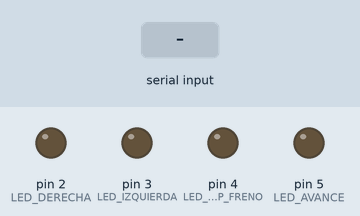
Recording of a sketch running on a simulated Arduino Uno, built with avr-gcc and run on an emulated ATmega328P. Parts: output pins drawn as LEDs (lit = HIGH). The inputs (shaded band) are chosen by the test bench.

Above: at 1.2 s.
1.3 s: "STOP\n" received over Serial
At 1.9 s:
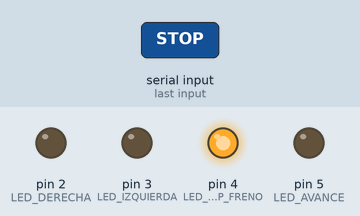
2.8 s: "AVANCE\n" received over Serial
At 3.1 s:
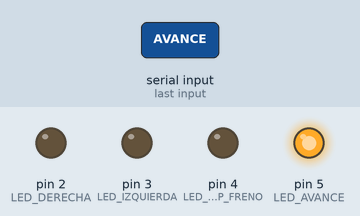
4.3 s: "DERECHA\n" received over Serial
At 5.4 s:
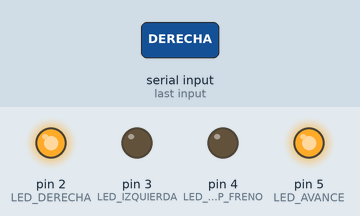
5.8 s: "IZQUIERDA\n" received over Serial
At 6.6 s:
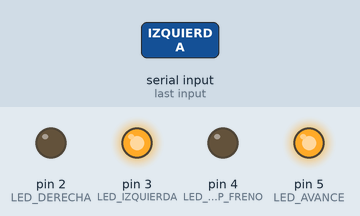
7.3 s: "INTERMITENTE\n" received over Serial
At 7.9 s:
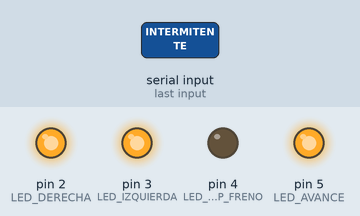
Timing chart, 0 to 9.8 s (numbered marks = the images above; inputs shaded):
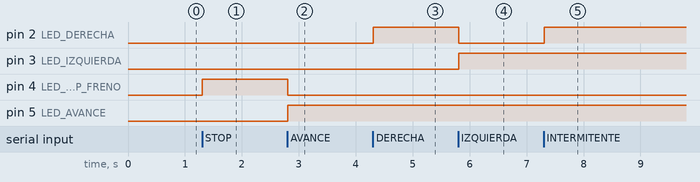

The sketch:

ArduinoUno.ino
```cpp
// ---------------------- DEFINICIÓN DE PINES LED ----------------------
const int LED_DERECHA = 2;
const int LED_IZQUIERDA = 3;
const int LED_STOP_FRENO = 4;
const int LED_AVANCE = 5;

// Variable para almacenar el comando recibido del Wemos
String comandoRecibido = "";
// Tiempos para el parpadeo de intermitentes
unsigned long lastBlinkTime = 0;
const int BLINK_INTERVAL = 250; // Intervalo de 250 ms

// ---------------------- SETUP ----------------------

void setup() {
  // Inicializar la comunicación serial (DEBE coincidir con el Wemos)
  Serial.begin(9600);

  pinMode(LED_DERECHA, OUTPUT);
  pinMode(LED_IZQUIERDA, OUTPUT);
  pinMode(LED_STOP_FRENO, OUTPUT);
  pinMode(LED_AVANCE, OUTPUT);

  apagarTodosLosLeds();
}

// ---------------------- FUNCIONES AUXILIARES ----------------------

void apagarTodosLosLeds() {
  digitalWrite(LED_DERECHA, LOW);
  digitalWrite(LED_IZQUIERDA, LOW);
  digitalWrite(LED_STOP_FRENO, LOW);
  digitalWrite(LED_AVANCE, LOW);
}

void leerComandoSerial() {
  while (Serial.available()) {
    char incomingByte = Serial.read();

    if (incomingByte == '\n') { // Si detecta el salto de línea (delimitador)
      comandoRecibido.trim();
      comandoRecibido.toUpperCase();
      procesarComando();
      comandoRecibido = "";
    } else {
      comandoRecibido += incomingByte;
    }
  }
}

void procesarComando() {
  // Manejar comandos sin parpadeo (DERECHA, IZQUIERDA, STOP, AVANCE)

  if (comandoRecibido.equals("STOP")) {
    apagarTodosLosLeds();
    digitalWrite(LED_STOP_FRENO, HIGH);
  } else if (comandoRecibido.equals("AVANCE")) {
    apagarTodosLosLeds();
    digitalWrite(LED_AVANCE, HIGH);
  }
  // Los comandos DERECHA, IZQUIERDA e INTERMITENTE se manejan en el loop
}

// ---------------------- LOOP PRINCIPAL ----------------------

void loop() {
  // 1. Leer el comando que llega del Wemos
  leerComandoSerial();

  // 2. Manejar Lógica de Parpadeo (Fuera de procesarComando para no bloquear el Serial)

  unsigned long currentMillis = millis();

  if (comandoRecibido.equals("DERECHA")) {
    if (currentMillis - lastBlinkTime >= BLINK_INTERVAL) {
      lastBlinkTime = currentMillis;
      // Apagar todos excepto el de avance (para no apagar el fondo)
      digitalWrite(LED_IZQUIERDA, LOW);
      digitalWrite(LED_STOP_FRENO, LOW);

      // Alternar el LED DERECHA
      if (digitalRead(LED_DERECHA) == LOW) {
        digitalWrite(LED_DERECHA, HIGH);
      } else {
        digitalWrite(LED_DERECHA, LOW);
      }
    }
  }
  else if (comandoRecibido.equals("IZQUIERDA")) {
    if (currentMillis - lastBlinkTime >= BLINK_INTERVAL) {
      lastBlinkTime = currentMillis;
      // Apagar todos excepto el de avance
      digitalWrite(LED_DERECHA, LOW);
      digitalWrite(LED_STOP_FRENO, LOW);

      // Alternar el LED IZQUIERDA
      if (digitalRead(LED_IZQUIERDA) == LOW) {
        digitalWrite(LED_IZQUIERDA, HIGH);
      } else {
        digitalWrite(LED_IZQUIERDA, LOW);
      }
    }
  }
  else if (comandoRecibido.equals("INTERMITENTE")) {
    if (currentMillis - lastBlinkTime >= BLINK_INTERVAL) {
      lastBlinkTime = currentMillis;
      digitalWrite(LED_STOP_FRENO, LOW);

      // Alternar AMBOS LEDs
      if (digitalRead(LED_DERECHA) == LOW) {
        digitalWrite(LED_DERECHA, HIGH);
        digitalWrite(LED_IZQUIERDA, HIGH);
      } else {
        digitalWrite(LED_DERECHA, LOW);
        digitalWrite(LED_IZQUIERDA, LOW);
      }
    }
  }
}
```

Measured:
- after the input at 1.3 s, pin 4 (LED_STOP_FRENO): LOW → HIGH at once
- after the input at 2.8 s, pin 4 (LED_STOP_FRENO): HIGH → LOW at once; pin 5 (LED_AVANCE): LOW → HIGH at once
- after the input at 4.3 s, pin 2 (LED_DERECHA): LOW → HIGH at once
- after the input at 5.8 s, pin 2 (LED_DERECHA): HIGH → LOW at once; pin 3 (LED_IZQUIERDA): LOW → HIGH at once
- after the input at 7.3 s, pin 2 (LED_DERECHA): LOW → HIGH at once
